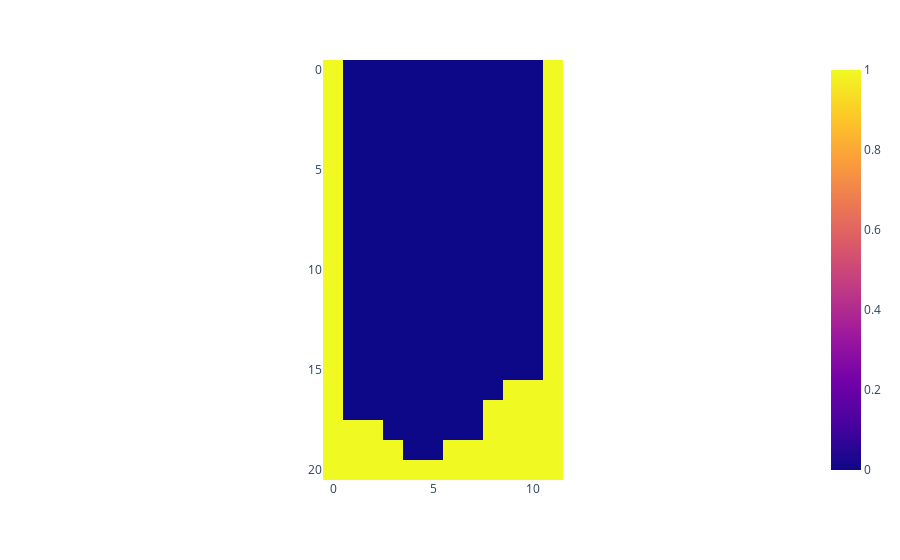

Notebook cell for this chart:
### Markdown cell above
визуализация игрового поля

### Code cell
area = np.array(s.gameArea,dtype=np.int8)
fig = px.imshow(area.transpose())
fig.show()

### Figure 1 — Plotly figure (JSON) as saved in the notebook; plotly's stock layout.template omitted (floating-point values rounded to 4 significant figures; data arrays with more than 128 entries replaced by an {"elided": "..."} marker saying what was removed)
{"data": [{"coloraxis": "coloraxis", "hovertemplate": "x: %{x}<br>y: %{y}<br>color: %{z}<extra></extra>", "name": "0", "type": "heatmap", "xaxis": "x", "yaxis": "y", "z": {"elided": "21x12 int values"}}], "layout": {"coloraxis": {"colorscale": [[0, "#0d0887"], [0.1111, "#46039f"], [0.2222, "#7201a8"], [0.3333, "#9c179e"], [0.4444, "#bd3786"], [0.5556, "#d8576b"], [0.6667, "#ed7953"], [0.7778, "#fb9f3a"], [0.8889, "#fdca26"], [1, "#f0f921"]]}, "margin": {"t": 60}, "xaxis": {"anchor": "y", "constrain": "domain", "domain": [0, 1], "scaleanchor": "y"}, "yaxis": {"anchor": "x", "autorange": "reversed", "constrain": "domain", "domain": [0, 1]}}}
